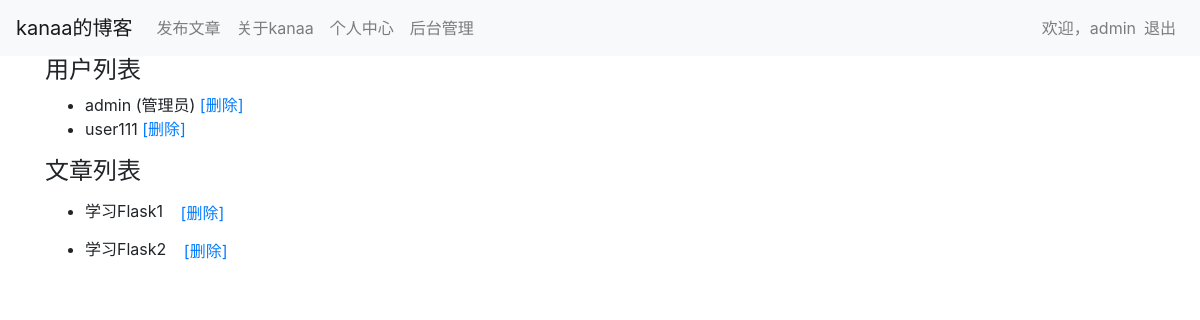
The page /admin (signed in) on the database its author committed.
### tables this page shows
CREATE TABLE users
(
    id INTEGER PRIMARY KEY AUTOINCREMENT,
    username TEXT UNIQUE NOT NULL,
    password TEXT NOT NULL,
    is_admin INTEGER DEFAULT 0
);

CREATE TABLE posts
(
    id      INTEGER PRIMARY KEY AUTOINCREMENT,
    created TIMESTAMP NOT NULL DEFAULT CURRENT_TIMESTAMP,
    title   TEXT      NOT NULL,
    content TEXT      NOT NULL,
    author_id INTEGER,
    FOREIGN KEY (author_id) REFERENCES users(id)
);

### blog.py (the view)
@app.route('/admin')
@admin_required
def admin():
    user_conn = get_db_conn()
    users = user_conn.execute('select * from users').fetchall()
    post_conn = get_db_conn()
    posts = post_conn.execute("SELECT * FROM posts order by created desc").fetchall()
    return render_template('admin.html', users=users, posts=posts)

### blog.py (called while the page is built)
def get_db_conn():
    conn = sqlite3.connect('database.db')
    conn.row_factory = sqlite3.Row
    return conn

def admin_required(f):
    @wraps(f)
    def decorated_function(*args, **kwargs):
        if not session.get('is_admin'):
            flash('需要管理员权限')
            return redirect(url_for('index'))
        return f(*args, **kwargs)
    return decorated_function

### templates/admin.html (shortened to what this page needs)
{% extends "base.html" %}
{% block content %}
<h4>用户列表</h4>
<ul>
    {% for user in users %}
    <li>{{ user['username'] }}{% if user['is_admin'] %} (管理员){% endif %}
        <a href="{{ url_for('delete_user', user_id=user['id']) }}">[删除]</a>
    </li>
    {% endfor %}
</ul>
<h4>文章列表</h4>
<ul>
    {% for post in posts %}
    <li>{{ post['title'] }}
        <form action="{{ url_for('delete', post_id=post['id']) }}" method="POST" style="display:inline">
            <button type = "submit" onclick="return confirm('确定要删除吗？');" class="btn btn-link">[删除]</button>
        </form>
    </li>
    {% endfor %}
</ul>
{% endblock %}

### templates/base.html (shortened to what this page needs)
<!doctype html>
<html lang="en">
  <head>
    <link rel="stylesheet" href="{{ url_for('static', filename= 'css/bootstrap.min.css') }}">
  </head>
  <body>
    <nav class="navbar navbar-expand-md navbar-light bg-light">
        <a class="navbar-brand" href="{{ url_for('index')}}">kanaa的博客</a>
        <div class="collapse navbar-collapse" id="navbarNav">
        <ul class="navbar-nav">
            <li class="nav-item">
                <a class="nav-link" href="{{ url_for('new') }}">发布文章</a>
            </li>
            <li class="nav-item">
                <a class="nav-link" href="{{ url_for('about') }}">关于kanaa</a>
            </li>
            {% if session.get('username') %}
            <li class="nav-item">
                <a class="nav-link" href="{{ url_for('personal') }}">个人中心</a>
            </li>
            {% endif %}
            {% if session.get('is_admin') %}
            <li class="nav-item">
                <a class="nav-link" href="{{ url_for('admin') }}">后台管理</a>
            </li>
            {% endif %}
        </ul>
        <ul class="navbar-nav ml-auto">
            {% if session['username'] %}
                <li class="nav-item">
                    <span class="navbar-text">欢迎，{{ session['username'] }}</span>
                </li>
                <li class="nav-item">
                    <a class="nav-link" href="{{ url_for('logout') }}">退出</a>
                </li>
            {% endif %}
        </ul>
    </div>
    </nav>
    <div class="container">
        {% block content %} {% endblock %}
    </div>
   </body>
</html>

### rows shown on the page
users: username "admin", is_admin "(管理员)"
users: username "user111"
posts: title "学习Flask1"
posts: title "学习Flask2"
